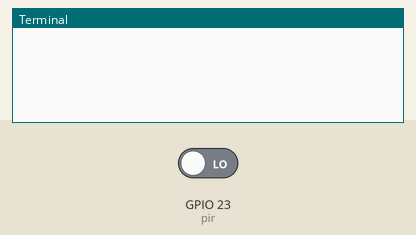
This program was run on a simulated Raspberry Pi (BCM pin numbers). On the bench: the last lines printed to the terminal. Inputs (shaded band) come from the test bench; at power-on: GPIO 23 (pir) LOW. The clock reads 2024-03-15 10:24:30 at power-on unless the program sets it; files the program writes start out absent; the camera gives no picture and a still takes 0.5 s.

Above: at 1.2 s.
1.3 s: GPIO 23 (pir) driven HIGH
At 2.3 s:
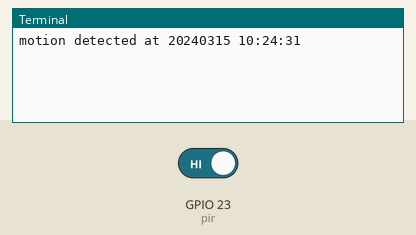
2.8 s: GPIO 23 (pir) driven LOW
At 3.4 s:
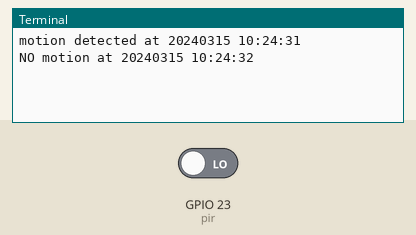

Measured:
- after the input at 1.3 s, the terminal: prints a new line at once (image 1)
- after the input at 2.8 s, the terminal: prints a new line at once (image 2)

The program:

pir_sensor.py
```python
from gpiozero import MotionSensor
from datetime import datetime
import os
import time
from picamera import PiCamera


pin_nr = 23 # GPIO nr
pir = MotionSensor(pin_nr)

def openFile():
  try:
    f = open('/home/pi/sensorreadings.csv', 'a+')
    if ( os.stat('/home/pi/sensorreadings.csv').st_size == 0 ):
       f.write('DateTime; sensor_id; sensor_type; value\r\n')
    return f
  except:
    pass
    return f

videoduur=10  # seconden

def captureVideo(fname):
    camera = PiCamera()
    camera.resolution = (1024,768)
    camera.framerate = 30
    camera.vflip = True
    now = datetime.now()
    dt = now.strftime("%Y%m%d_%H%M%S")
    print(dt)
    try:
        camera.start_recording(fname+dt+".h264")
        #camera.capture(fname+dt+".jpg")
        time.sleep(videoduur)
    finally:
        camera.stop_recording()
        #camera.stop()
        camera.close()


lasttakenphoto = datetime.now()
threshold_duur = 600 # als er gedurende meer dan 10 min geen beweging is

videolocation='/home/pi/raspi/videos/'
while True:
    f=openFile()
    pir.wait_for_motion()
    now = datetime.now()
    dt = now.strftime("%Y%m%d %H:%M:%S")
    print("motion detected at "+dt)
    if ( (now-lasttakenphoto).total_seconds() > threshold_duur ):
       captureVideo(videolocation+"video_")
       lasttakenphoto = now
       str="{}; {}; video; {}\n".format(dt, 0, videoduur)
       f.write(str)
    str="{}; {}; motion; 1\n".format(dt, pin_nr)
    f.write(str)

    pir.wait_for_no_motion()
    now = datetime.now()
    dt = now.strftime("%Y%m%d %H:%M:%S")
    print("NO motion at "+dt)
    str="{}; {}; motion; 0\n".format(dt, pin_nr)
    f.write(str)
    f.close()
```
